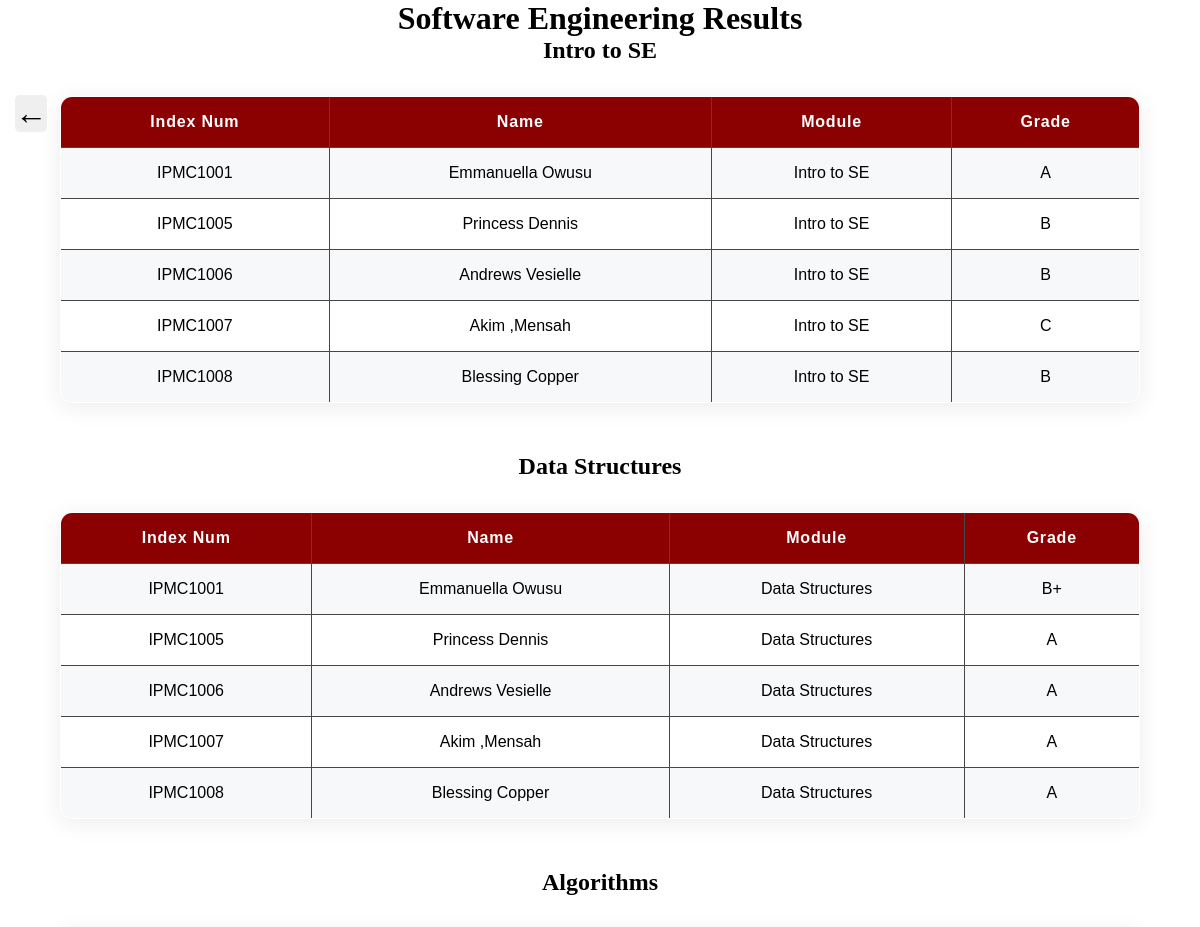
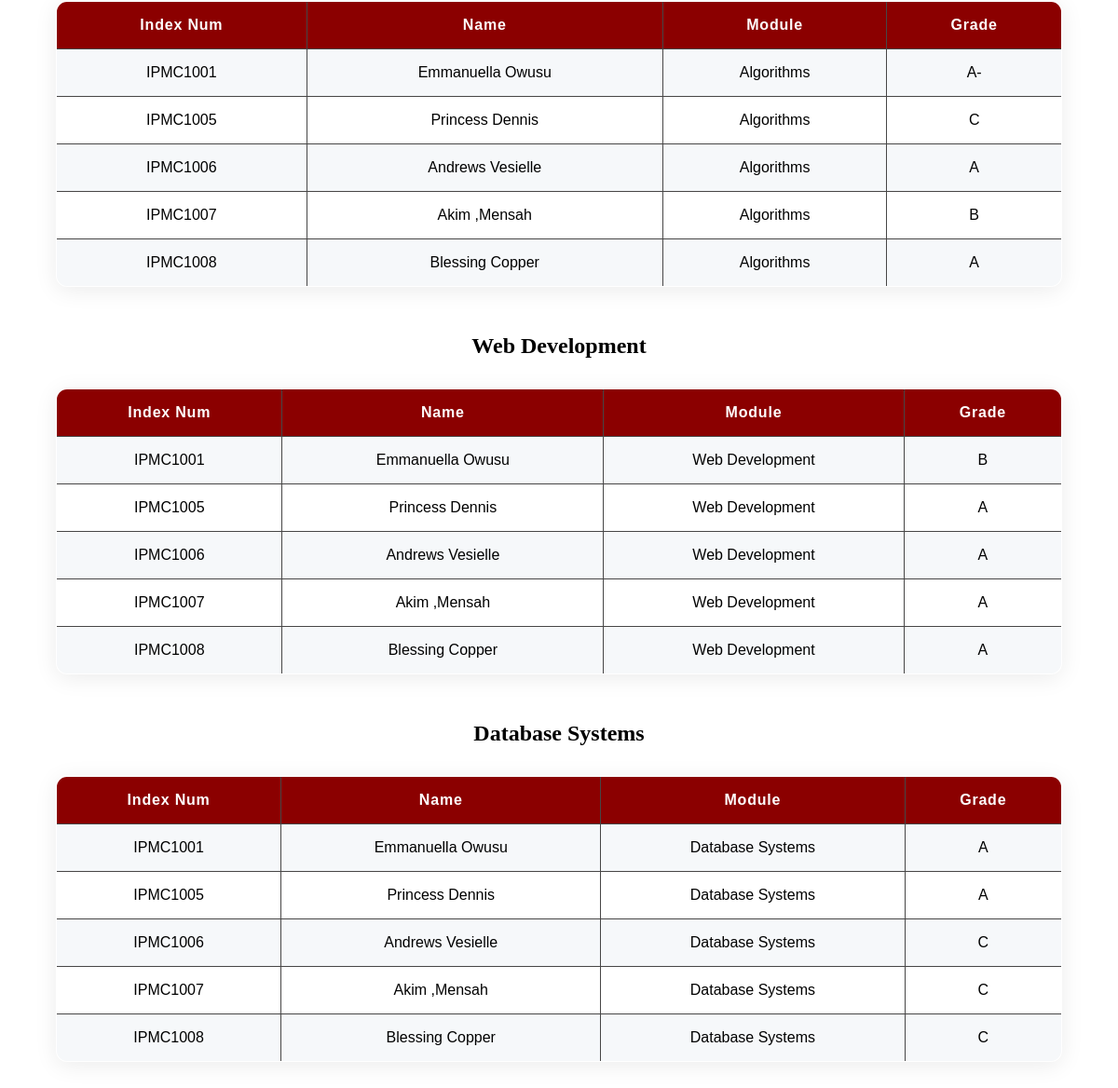
The page /staff/software-results on the database its author committed (2 pictures, top to bottom).
### tables this page shows
CREATE TABLE grades (
        id INTEGER PRIMARY KEY AUTOINCREMENT,
        index_number TEXT NOT NULL,
        module TEXT NOT NULL,
        grade TEXT NOT NULL,
        course TEXT NOT NULL,
        FOREIGN KEY (index_number) REFERENCES students(index_number)
    );

CREATE TABLE students (
        index_number TEXT PRIMARY KEY,
        name TEXT NOT NULL,
        password TEXT NOT NULL,
        course TEXT NOT NULL
    );

### app.py (the view)
@app.route('/staff/software-results')
def software_results():
    conn = sqlite3.connect('S_database.db')
    c = conn.cursor()
    c.execute("SELECT DISTINCT module FROM grades WHERE course = ?", ('Software Engineering',))
    modules = [row[0] for row in c.fetchall()]
    c.execute("SELECT index_number, name FROM students WHERE course = ?", ('Software Engineering',))
    students = c.fetchall()
    module_results = []
    for module in modules:
        c.execute("""
            SELECT s.index_number, s.name, g.grade
            FROM students s
            LEFT JOIN grades g ON s.index_number = g.index_number AND g.module = ? AND g.course = ?
            WHERE s.course = ?
        """, (module, 'Software Engineering', 'Software Engineering'))
        grades = c.fetchall()
        module_results.append({'module': module, 'grades': grades})
    conn.close()
    return render_template('software_results.html', module_results=module_results)

### templates/software_results.html (shortened to what this page needs)
<!DOCTYPE html>
<html lang="en">
  <head>
    <link
      rel="stylesheet"
      href="{{url_for('static', filename= 'css/s.e. batch8-10am.css')}}"
    />
  </head>
  <body>
    <button
      onclick="window.location.href='{{ url_for('staff_dashboard') }}'"
      id="backBtn"
      class="nav-btn"
    >
      &#8592;
    </button>
    <h1>Software Engineering Results</h1>
    {% for module in module_results %}
   <h2 style="text-align:center;">{{ module.module }}</h2>
    <table border="1">
      <tr>
        <th>Index Num</th>
        <th>Name</th>
        <th>Module</th>
        <th>Grade</th>
      </tr>
      {% for index_number, name, grade in module.grades %}
      <tr>
        <td>{{ index_number }}</td>
        <td>{{ name }}</td>
        <td>{{ module.module }}</td>
        <td>{{ grade if grade else 'N/A' }}</td>
      </tr>
      {% endfor %}
    </table>
    <br />
    {% endfor %}
  </body>
</html>

### static/css/s.e. batch8-10am.css (style rules this page uses)
* { padding: 0; margin: 0; box-sizing: border-box; }
h1 { text-align: center; }
.nav-btn { top: 95px; border: none; border-radius: 5px; cursor: pointer; transition: 0.3s ease-out; font-size: 2rem; z-index: 1000; position: fixed; left: 15px; }
table { width: 90%; margin: 2em auto; border-collapse: collapse; background: #fff; border-radius: 12px; overflow: hidden; box-shadow: 0 4px 24px rgba(0,0,0,0.08); font-family: 'Poppins', Arial, sans-serif; }
th, td { padding: 1em 1.2em; text-align: center; border: 1px solid rgb(71, 70, 70); }
th { background-color: darkred; color: #fff; font-weight: 600; letter-spacing: 0.05em; }
tr:nth-child(even) { background: #f6f8fa; }

### rows shown on the page
grades: index_number "IPMC1001", name "Emmanuella Owusu", module "Intro to SE", grade "A"
grades: index_number "IPMC1005", name "Princess Dennis", module "Intro to SE", grade "B"
grades: index_number "IPMC1006", name "Andrews Vesielle", module "Intro to SE", grade "B"
grades: index_number "IPMC1007", name "Akim ,Mensah", module "Intro to SE", grade "C"
grades: index_number "IPMC1008", name "Blessing Copper", module "Intro to SE", grade "B"
grades: index_number "IPMC1001", name "Emmanuella Owusu", module "Data Structures", grade "B+"
grades: index_number "IPMC1005", name "Princess Dennis", module "Data Structures", grade "A"
grades: index_number "IPMC1006", name "Andrews Vesielle", module "Data Structures", grade "A"
grades: index_number "IPMC1007", name "Akim ,Mensah", module "Data Structures", grade "A"
grades: index_number "IPMC1008", name "Blessing Copper", module "Data Structures", grade "A"
grades: index_number "IPMC1001", name "Emmanuella Owusu", module "Algorithms", grade "A-"
grades: index_number "IPMC1005", name "Princess Dennis", module "Algorithms", grade "C"
grades: index_number "IPMC1006", name "Andrews Vesielle", module "Algorithms", grade "A"
grades: index_number "IPMC1007", name "Akim ,Mensah", module "Algorithms", grade "B"
grades: index_number "IPMC1008", name "Blessing Copper", module "Algorithms", grade "A"
grades: index_number "IPMC1001", name "Emmanuella Owusu", module "Web Development", grade "B"
grades: index_number "IPMC1005", name "Princess Dennis", module "Web Development", grade "A"
grades: index_number "IPMC1006", name "Andrews Vesielle", module "Web Development", grade "A"
grades: index_number "IPMC1007", name "Akim ,Mensah", module "Web Development", grade "A"
grades: index_number "IPMC1008", name "Blessing Copper", module "Web Development", grade "A"
grades: index_number "IPMC1001", name "Emmanuella Owusu", module "Database Systems", grade "A"
grades: index_number "IPMC1005", name "Princess Dennis", module "Database Systems", grade "A"
grades: index_number "IPMC1006", name "Andrews Vesielle", module "Database Systems", grade "C"
grades: index_number "IPMC1007", name "Akim ,Mensah", module "Database Systems", grade "C"
grades: index_number "IPMC1008", name "Blessing Copper", module "Database Systems", grade "C"

### other values the page prints
{{ module.module }} "Intro to SE" "Data Structures" "Algorithms" "Web Development" "Database Systems"
